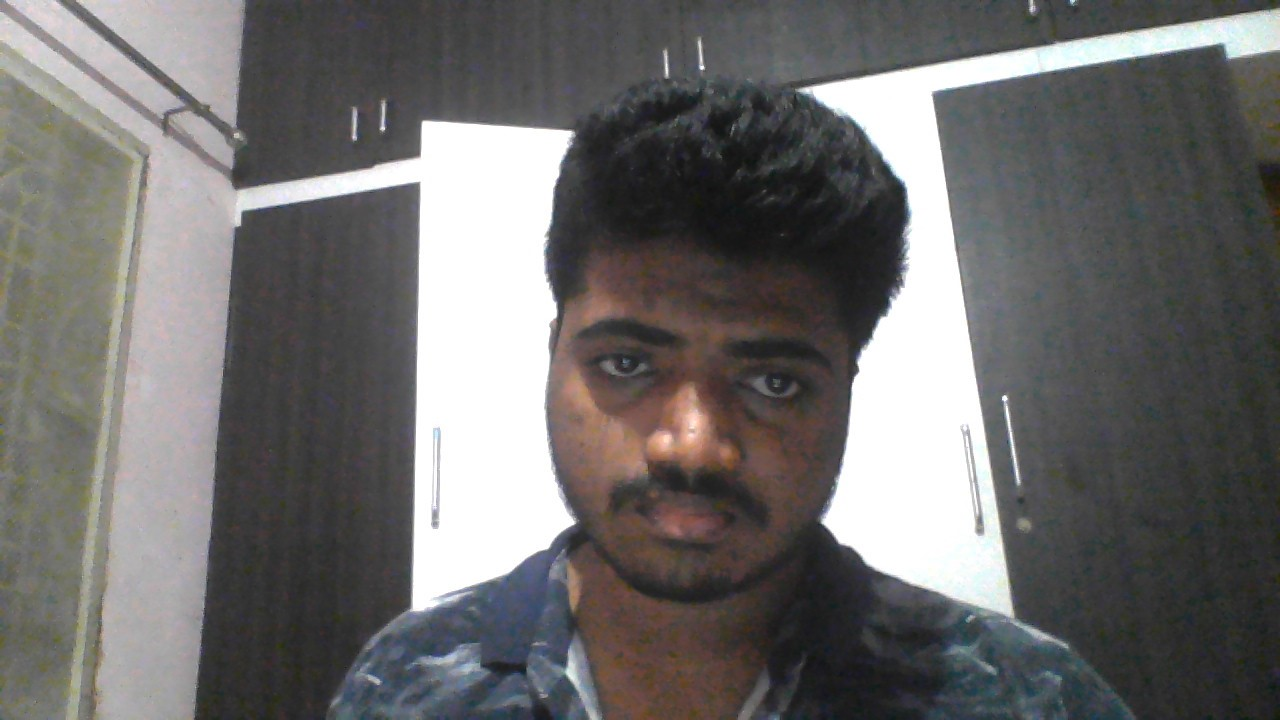
#> input picture detector/sooraj.jpg, 1280 x 720 px
$ python specificface.py
#> lines starting #> are read from the running program, lines starting #| are printed output that depends on the picture; after the words box and inside, x2 and y2 are one past the last pixel; in counts of white or black regions, pixels touching at a corner belong together
import cv2

# Load the cascade
face_cascade = cv2.CascadeClassifier('haarcascade_frontalface_default.xml')

# Read the input image
img = cv2.imread('sooraj.jpg')
#> img is the input picture: shape (720, 1280, 3); mean B, G, R 108.1, 108.8, 110.3

# Convert into grayscale
gray = cv2.cvtColor(img, cv2.COLOR_BGR2RGB)

# Detect faces
faces = face_cascade.detectMultiScale(gray, 1.1, 4)
#> faces = [[521, 255, 347, 347]]

# Draw rectangle around the faces
for (x, y, w, h) in faces:
    #this is specifically for my photo  a kind of editing u can say
    cv2.circle(img,(x+int(w/2),y+int(h/2)-5),(int(x-1.3*y)),(0,0,255),5)
#> this loop made 1 pass
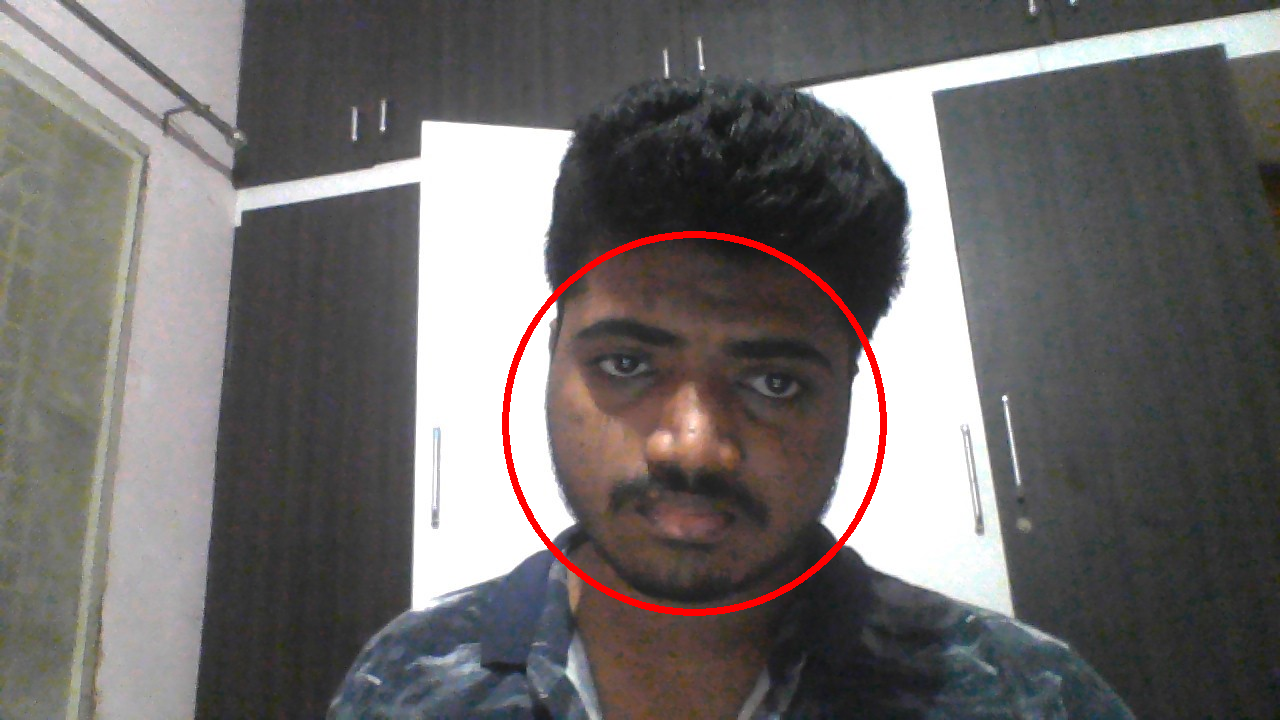
#> img: shape (720, 1280, 3); 0.9% of pixels changed, all inside (x1, y1, x2, y2) = (502, 231, 887, 616)

# Display the output
cv2.imshow('img', img)
cv2.waitKey()
